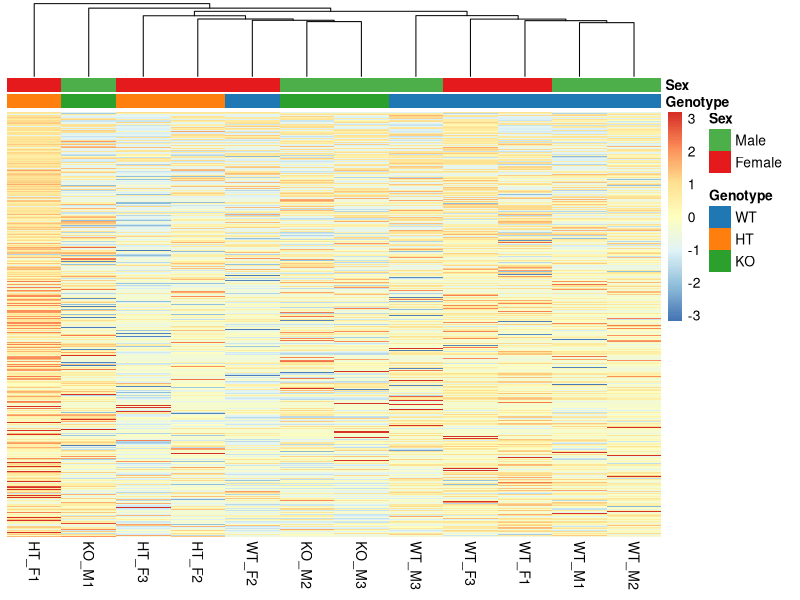
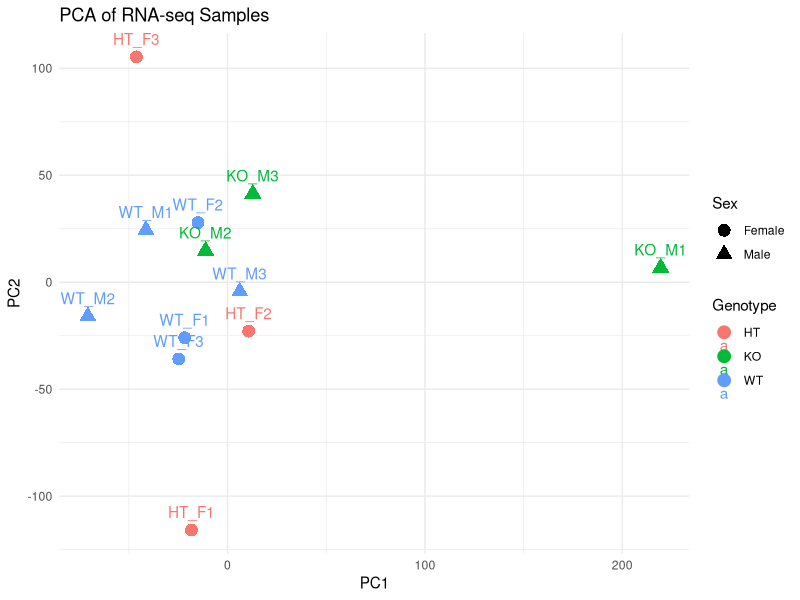
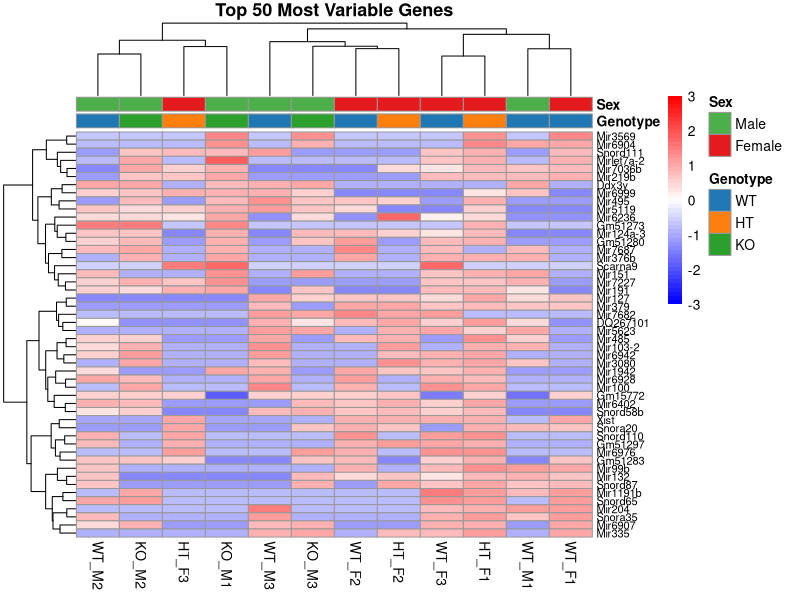

Generate these figures, in order, with R:
###############################################################################
# Author: Kylee Duczyminski
# About: This script is used to generate a heatmap using information about TPM for each gene
# Input: data/raw/HIP_RNA-TPM.xlsx
# Output: data/processed/HIP_RNA-TPM_heatmap.pdf
###############################################################################

# Load libraries
library(readxl)
library(dplyr)
library(readr)
library(pheatmap)
library(ggplot2)

# Set working directory
setwd("/Users/kyleeduczyminski/Documents/Iwase-Lab/Kylee-Project")

# Read your data
raw_data_TPM <- read_excel("data/raw/HIP_RNA-TPM.xlsx")

# Select sample columns
old_names <- c("1_S245", "2_S246", "3_S247", "4_S248", "5_S249", "6_S250", 
               "7_S251", "8_S252", "9_S253", "10_S254", "11_S255", "12_S256")

new_names <- c("WT_F1", "HT_F1", "HT_F2", "KO_M3", "WT_M1", "WT_M2", 
               "HT_F3", "WT_F2", "WT_F3", "KO_M1", "WT_M3", "KO_M2")

# Rename columns manually
colnames(raw_data_TPM)[match(old_names, colnames(raw_data_TPM))] <- new_names

# Organize the columns by genotype and number: WT_M, WT_F, HT_F, KO_M
ordered_columns <- c("WT_M1", "WT_M2", "WT_M3", "WT_F1", "WT_F2", "WT_F3", 
                     "HT_F1", "HT_F2", "HT_F3", "KO_M1", "KO_M2", "KO_M3")
raw_data_TPM <- raw_data_TPM %>% select(Gene_Name, all_of(ordered_columns))

# Select only the sample columns (exclude Gene_Name)
sample_columns <- raw_data_TPM %>% select(all_of(ordered_columns))

# Convert to matrix and set row names to gene names
data_matrix <- as.matrix(sample_columns)
rownames(data_matrix) <- raw_data_TPM$Gene_Name

# Replace NA with 0
data_matrix[is.na(data_matrix)] <- 0

# Log transform TPM
log_matrix <- log2(data_matrix + 1)

# Row-wise z-score normalization
data_matrix_normalized <- t(scale(t(log_matrix)))

# Replace any NA values caused by zero-variance rows
data_matrix_normalized[is.na(data_matrix_normalized)] <- 0

# Sort rows by WT_M1 expression (highest to lowest)
sort_order <- order(data_matrix_normalized[, "WT_M1"], decreasing = TRUE)
data_matrix_sorted <- data_matrix_normalized[sort_order, ]

# Save heatmap as PDF
# pdf("figures/HIP_RNA-TPM_heatmap.pdf", width = 10, height = 12)
# 
# heatmap(data_matrix_sorted,
#         main = "All Genes Expression Heatmap",
#         # Rowv = NA,
#         # Colv = NA,
#         scale = "none")
#         # margins = c(5, 10))
# 
# dev.off()

# # Normalize using z-score
# data_matrix_normalized <- scale(data_matrix)

# # Create heatmap using pheatmap
# pheatmap(data_matrix_normalized,
#          main = "All 26,000 Genes Expression Heatmap",
#          show_rownames = FALSE,
#          clustering_method = "ward.D2",
#          color = colorRampPalette(c("blue", "white", "red"))(50))

###############################################################################

# # Create a heatmap with heatmap()
# heatmap_generated <- heatmap(data_matrix_normalized,
#         main = "All 26,000 Genes Expression Heatmap",
#         Rowv = NA, 
#         Colv = NA, 
#         scale = "row",
#         margins = c(5, 10))
# 
# # Save heatmap_generated as a PDF to figures/
# pdf("figures/HIP_RNA-TPM_heatmap.pdf", width = 10, height = 10)
# heatmap(data_matrix_normalized,
#         main = "All 26,000 Genes Expression Heatmap",
#         Rowv = NA, 
#         Colv = NA, 
#         scale = "row",
#         margins = c(5, 10))
# dev.off()

gene_variance <- apply(log_matrix, 1, var)
top_genes <- names(sort(gene_variance, decreasing = TRUE))[1:500]

top_matrix <- log_matrix[top_genes, ]
top_matrix_scaled <- t(scale(t(top_matrix)))
top_matrix_scaled[is.na(top_matrix_scaled)] <- 0

# pheatmap(top_matrix_scaled,
#          clustering_method = "average",
#          show_rownames = FALSE)


# FURTHER analysis
sample_names <- colnames(data_matrix_normalized)

# Creates a data frame for column annotations based on sample Genotype and Sex
annotation_col <- data.frame(
  Genotype = ifelse(grepl("WT", sample_names), "WT",
                    ifelse(grepl("HT", sample_names), "HT", "KO")),
  Sex = ifelse(grepl("_M", sample_names), "Male", "Female")
)

# Set row names of annotation_col to sample names for proper alignment in pheatmap
rownames(annotation_col) <- sample_names

# Define colors for annotations
annotation_colors <- list(
  Genotype = c(WT = "#1f77b4", HT = "#ff7f0e", KO = "#2ca02c"),
  Sex = c(Male = "#4daf4a", Female = "#e41a1c")
)

# Generate and save heatmap with annotations
pdf("figures/HIP_RNA-TPM_heatmap.pdf", width = 10, height = 12)
pheatmap(top_matrix_scaled,
         clustering_method = "average",
         show_rownames = FALSE,
         scale = "row",
         cluster_rows = FALSE,
         annotation_col = annotation_col,
         annotation_colors = annotation_colors)
dev.off()

# PCA
# Find genes with non-zero variance across samples
gene_var <- apply(log_matrix, 1, var, na.rm = TRUE)
log_matrix_pca <- log_matrix[gene_var > 0, ]

# Run PCA
pca <- prcomp(t(log_matrix_pca), scale. = TRUE)

# Make PCA dataframe
pca_df <- data.frame(
  PC1 = pca$x[,1],
  PC2 = pca$x[,2],
  Sample = colnames(log_matrix_pca),
  Genotype = annotation_col$Genotype,
  Sex = annotation_col$Sex
)

library(ggplot2)

# Generate and save PCA plot as a .pdf
pdf("figures/HIP_RNA-TPM_PCA.pdf", width = 8, height = 8)
ggplot(pca_df, aes(PC1, PC2, color = Genotype, shape = Sex)) +
  geom_point(size = 4) +
  geom_text(aes(label = Sample), vjust = -1) +
  theme_minimal() +
  ggtitle("PCA of RNA-seq Samples")
dev.off()

# Select the 50 most variable genes
gene_variance <- apply(log_matrix, 1, var, na.rm = TRUE)
top_50_genes <- names(sort(gene_variance, decreasing = TRUE))[1:50]

# Subset log-transformed matrix to top 50 genes
top_50_matrix <- log_matrix[top_50_genes, ]

# Row-wise z-score normalization for heatmap visualization
top_50_matrix_scaled <- t(scale(t(top_50_matrix)))

# Replace NA values caused by zero-variance rows
top_50_matrix_scaled[is.na(top_50_matrix_scaled)] <- 0

# Save annotated heatmap of top 50 variable genes
pdf("figures/HIP_RNA-TPM_top50_variable_genes_heatmap.pdf", width = 10, height = 12)

pheatmap(top_50_matrix_scaled,
         main = "Top 50 Most Variable Genes",
         clustering_method = "ward.D2",
         show_rownames = TRUE,
         show_colnames = TRUE,
         scale = "none",
         annotation_col = annotation_col,
         annotation_colors = annotation_colors,
         color = colorRampPalette(c("blue", "white", "red"))(50),
         breaks = seq(-3, 3, length.out = 51),
         fontsize_row = 8,
         fontsize_col = 10)

dev.off()
